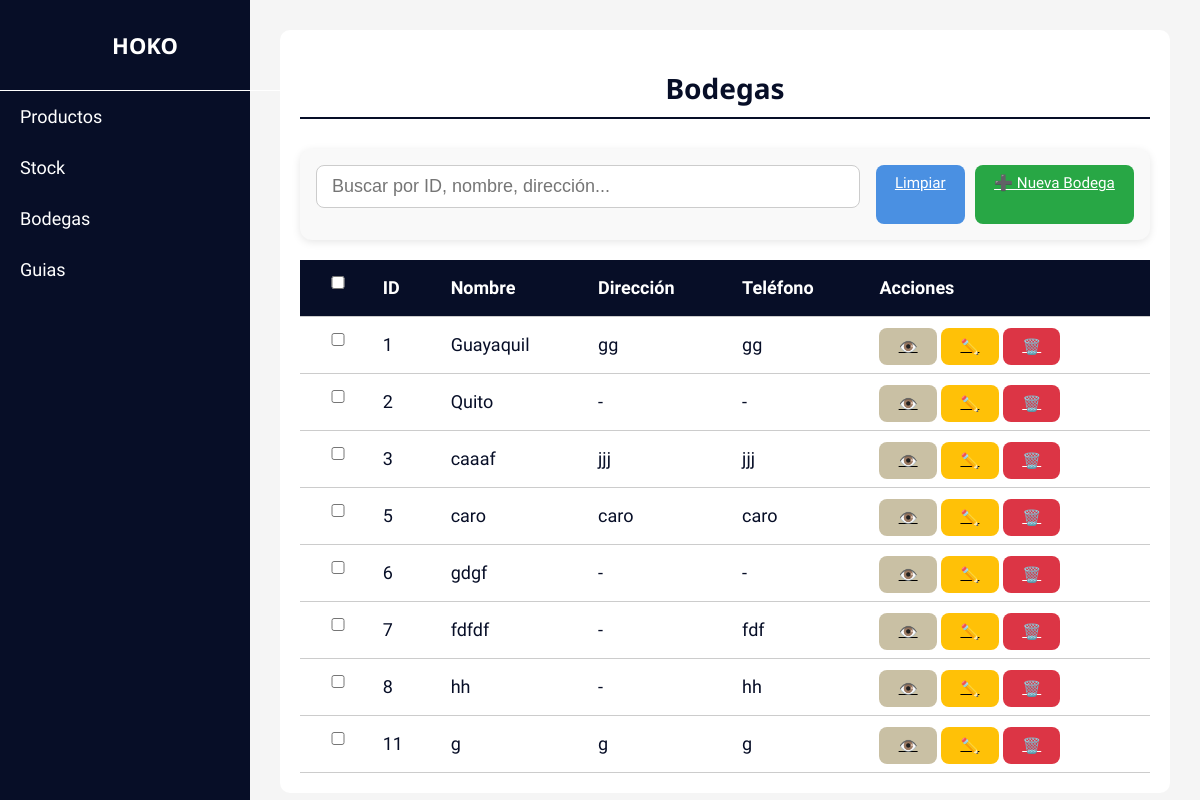
Page /bodegas/ on the earlier database version.
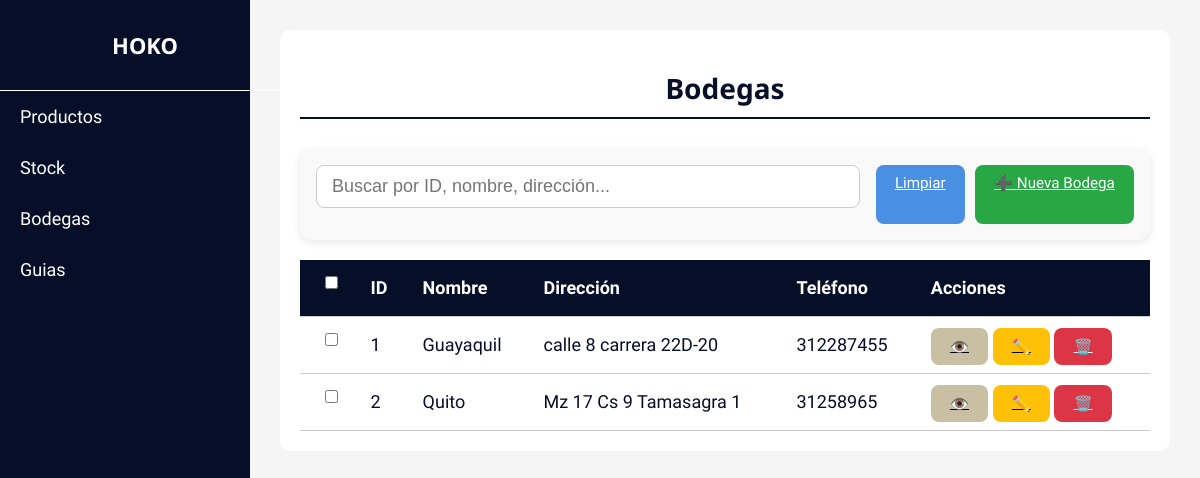
Same page on the later database version.
### envios/models.py (models this page shows, shortened)
class Bodega(models.Model):
    nombre = models.CharField(max_length=100)
    direccion = models.CharField(max_length=200, blank=True, null=True)
    telefono = models.CharField(max_length=20, blank=True, null=True)

### envios/views.py (the view, shortened to what this page needs)
# urls.py: path('bodegas/', views.listar_bodegas, name='listar_bodegas'),
def listar_bodegas(request):
    search_query = request.GET.get('search', '').strip()
    bodegas = Bodega.objects.all()
    return render(request, 'bodegas/listar_bodegas.html', {
        'bodegas': bodegas,
        'search_query': search_query
    })

### templates/bodegas/listar_bodegas.html (shortened to what this page needs)
{% extends 'base.html' %}
{% block content %}
<div class="products-container">
  <h1>Bodegas</h1>
  <div class="products-actions">
    <input type="text" id="search-input" placeholder="Buscar por ID, nombre, dirección..." class="search-input">
    <div class="action-buttons">
      <a href="{% url 'listar_bodegas' %}" class="btn btn-secondary">
         Limpiar
    </a>
      <a href="{% url 'crear_bodega' %}" class="btn crear">➕ Nueva Bodega</a>
    </div>
  </div>
  <div class="table-wrapper">
    <table class="products-table" id="bodegas-table">
      <thead>
        <tr>
          <th><input type="checkbox" id="select-all"></th>
          <th>ID</th>
          <th>Nombre</th>
          <th>Dirección</th>
          <th>Teléfono</th>
          <th>Acciones</th>
        </tr>
      </thead>
      <tbody>
        {% for bodega in bodegas %}
        <tr data-id="{{ bodega.id }}"
            data-nombre="{{ bodega.nombre|lower }}"
            data-direccion="{{ bodega.direccion|default:''|lower }}"
            data-ciudad="{% if 'guayaquil' in bodega.direccion|lower %}guayaquil{% elif 'quito' in bodega.direccion|lower %}quito{% else %}otra{% endif %}">
          <td><input type="checkbox" class="select-row" data-id="{{ bodega.id }}"></td>
          <td>{{ bodega.id }}</td>
          <td>{{ bodega.nombre }}</td>
          <td>{{ bodega.direccion|default:"-" }}</td>
          <td>{{ bodega.telefono|default:"-" }}</td>
          <td>
            <a href="{% url 'ver_bodega' bodega.id %}" class="btn ver">👁️</a>
            <a href="{% url 'editar_bodega' bodega.id %}" class="btn editar">✏️</a>
            <a href="{% url 'eliminar_bodega' bodega.id %}" class="btn eliminar">🗑️</a>
          </td>
        </tr>
        {% endfor %}
      </tbody>
    </table>
  </div>
</div>
{% endblock %}

Differences in the rows shown:
removed Bodega: id "3", nombre "caaaf", direccion "jjj", telefono "jjj"
removed Bodega: id "5", nombre "caro", direccion "caro", telefono "caro"
removed Bodega: id "6", nombre "gdgf", direccion "-", telefono "-"
removed Bodega: id "7", nombre "fdfdf", direccion "-", telefono "fdf"
removed Bodega: id "8", nombre "hh", direccion "-", telefono "hh"
removed Bodega: id "11", nombre "g", direccion "g", telefono "g"
changed Bodega "Guayaquil": direccion "gg" → "calle 8 carrera 22D-20"; telefono "gg" → "312287455"
changed Bodega "Quito": direccion "-" → "Mz 17 Cs 9 Tamasagra 1"; telefono "-" → "31258965"
